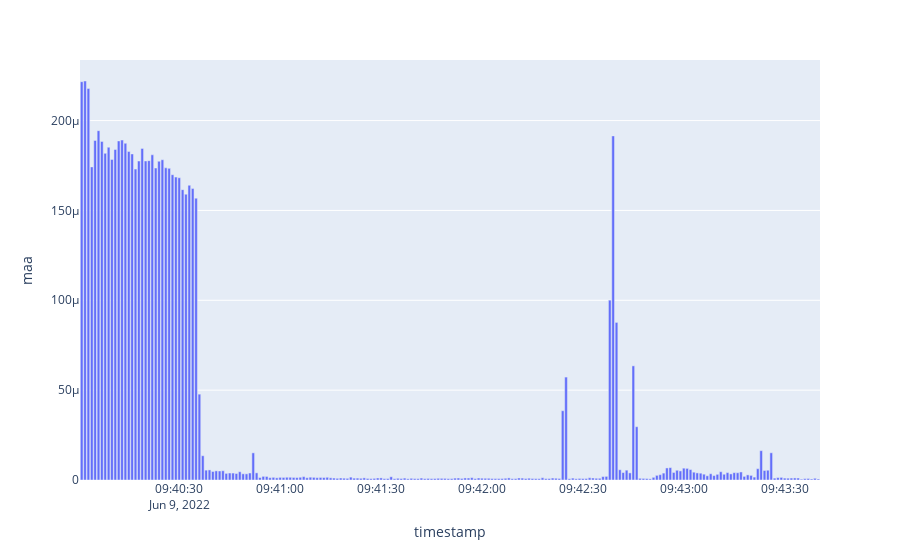

Notebook cell for this chart:
### Code cell
px.bar(df_audio, x='timestamp', y='maa')

### Figure 1 — Plotly figure (JSON) as saved in the notebook; plotly's stock layout.template omitted (floating-point values rounded to 4 significant figures; data arrays with more than 128 entries replaced by an {"elided": "..."} marker saying what was removed)
{"data": [{"alignmentgroup": "True", "hovertemplate": "timestamp=%{x}<br>maa=%{y}<extra></extra>", "legendgroup": "", "marker": {"color": "#636efa"}, "name": "", "offsetgroup": "", "orientation": "v", "showlegend": false, "textposition": "auto", "type": "bar", "x": {"elided": "220 str values"}, "xaxis": "x", "y": {"elided": "220 float values"}, "yaxis": "y"}], "layout": {"autosize": true, "barmode": "relative", "legend": {"tracegroupgap": 0}, "margin": {"t": 60}, "xaxis": {"anchor": "y", "autorange": true, "domain": [0, 1], "range": ["2022-06-09 09:40:00.5", "2022-06-09 09:43:40.5"], "title": {"text": "timestamp"}, "type": "date"}, "yaxis": {"anchor": "x", "autorange": true, "domain": [0, 1], "range": [0, 0.0002337], "title": {"text": "maa"}, "type": "linear"}}}
